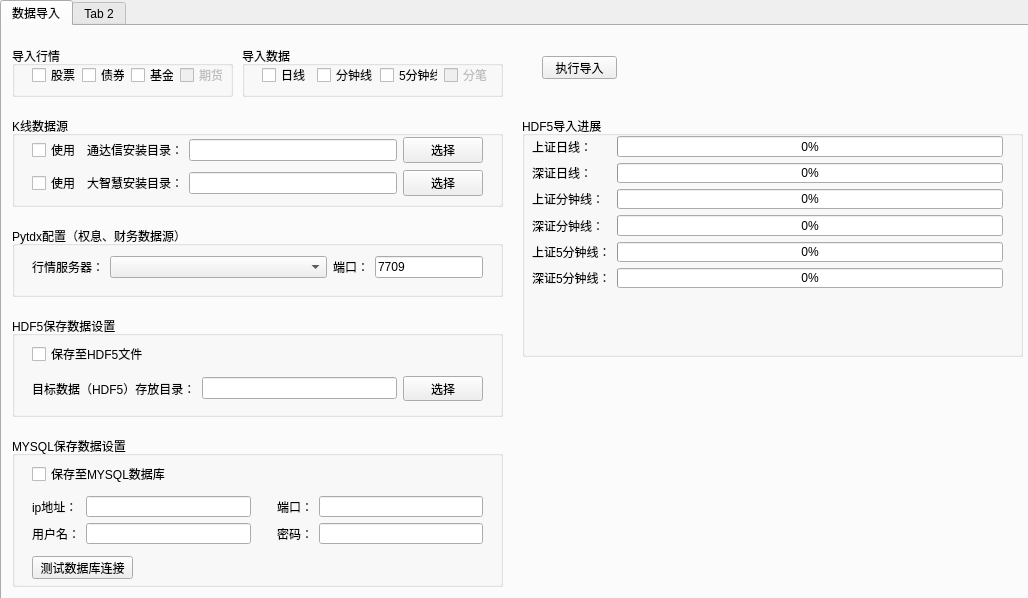
<?xml version="1.0" encoding="UTF-8"?>
<ui version="4.0">
 <class>MainWindow</class>
 <widget class="QMainWindow" name="MainWindow">
  <property name="geometry">
   <rect>
    <x>0</x>
    <y>0</y>
    <width>1028</width>
    <height>598</height>
   </rect>
  </property>
  <property name="windowTitle">
   <string>数据导入工具</string>
  </property>
  <widget class="QWidget" name="centralwidget">
   <widget class="QTabWidget" name="tabWidget">
    <property name="geometry">
     <rect>
      <x>0</x>
      <y>0</y>
      <width>1031</width>
      <height>601</height>
     </rect>
    </property>
    <property name="currentIndex">
     <number>0</number>
    </property>
    <widget class="QWidget" name="tab">
     <attribute name="title">
      <string>数据导入</string>
     </attribute>
     <widget class="QPushButton" name="start_import_pushButton">
      <property name="geometry">
       <rect>
        <x>540</x>
        <y>30</y>
        <width>75</width>
        <height>23</height>
       </rect>
      </property>
      <property name="text">
       <string>执行导入</string>
      </property>
     </widget>
     <widget class="QGroupBox" name="groupBox_2">
      <property name="geometry">
       <rect>
        <x>10</x>
        <y>90</y>
        <width>491</width>
        <height>91</height>
       </rect>
      </property>
      <property name="title">
       <string>K线数据源</string>
      </property>
      <widget class="QWidget" name="layoutWidget">
       <property name="geometry">
        <rect>
         <x>20</x>
         <y>20</y>
         <width>451</width>
         <height>61</height>
        </rect>
       </property>
       <layout class="QGridLayout" name="gridLayout_2">
        <item row="1" column="3">
         <widget class="QPushButton" name="select_dzh_dir_pushButton">
          <property name="text">
           <string>选择</string>
          </property>
         </widget>
        </item>
        <item row="1" column="1">
         <widget class="QLabel" name="label_3">
          <property name="text">
           <string>大智慧安装目录：</string>
          </property>
         </widget>
        </item>
        <item row="1" column="2">
         <widget class="QLineEdit" name="dzh_dir_lineEdit"/>
        </item>
        <item row="0" column="0">
         <widget class="QCheckBox" name="tdx_enable_checkBox">
          <property name="text">
           <string>使用</string>
          </property>
         </widget>
        </item>
        <item row="1" column="0">
         <widget class="QCheckBox" name="dzh_checkBox">
          <property name="text">
           <string>使用</string>
          </property>
         </widget>
        </item>
        <item row="0" column="1">
         <widget class="QLabel" name="label_2">
          <property name="text">
           <string>通达信安装目录：</string>
          </property>
         </widget>
        </item>
        <item row="0" column="2">
         <widget class="QLineEdit" name="tdx_dir_lineEdit"/>
        </item>
        <item row="0" column="3">
         <widget class="QPushButton" name="select_tdx_dir_pushButton">
          <property name="text">
           <string>选择</string>
          </property>
         </widget>
        </item>
       </layout>
      </widget>
     </widget>
     <widget class="QGroupBox" name="groupBox">
      <property name="geometry">
       <rect>
        <x>10</x>
        <y>200</y>
        <width>491</width>
        <height>71</height>
       </rect>
      </property>
      <property name="title">
       <string>Pytdx配置（权息、财务数据源）</string>
      </property>
      <widget class="QWidget" name="layoutWidget">
       <property name="geometry">
        <rect>
         <x>20</x>
         <y>30</y>
         <width>451</width>
         <height>22</height>
        </rect>
       </property>
       <layout class="QHBoxLayout" name="horizontalLayout" stretch="0,1,0,1">
        <property name="sizeConstraint">
         <enum>QLayout::SetDefaultConstraint</enum>
        </property>
        <item>
         <widget class="QLabel" name="label_10">
          <property name="text">
           <string>行情服务器：</string>
          </property>
         </widget>
        </item>
        <item>
         <widget class="QComboBox" name="tdx_servers_comboBox"/>
        </item>
        <item>
         <widget class="QLabel" name="label_11">
          <property name="text">
           <string>端口：</string>
          </property>
         </widget>
        </item>
        <item>
         <widget class="QLineEdit" name="tdx_port_lineEdit">
          <property name="sizePolicy">
           <sizepolicy hsizetype="Fixed" vsizetype="Fixed">
            <horstretch>0</horstretch>
            <verstretch>0</verstretch>
           </sizepolicy>
          </property>
          <property name="text">
           <string>7709</string>
          </property>
         </widget>
        </item>
       </layout>
      </widget>
     </widget>
     <widget class="QGroupBox" name="groupBox_3">
      <property name="geometry">
       <rect>
        <x>10</x>
        <y>290</y>
        <width>491</width>
        <height>101</height>
       </rect>
      </property>
      <property name="title">
       <string>HDF5保存数据设置</string>
      </property>
      <widget class="QWidget" name="layoutWidget">
       <property name="geometry">
        <rect>
         <x>20</x>
         <y>60</y>
         <width>451</width>
         <height>25</height>
        </rect>
       </property>
       <layout class="QGridLayout" name="gridLayout_3">
        <item row="0" column="1">
         <widget class="QLineEdit" name="hdf5_dir_lineEdit"/>
        </item>
        <item row="0" column="2">
         <widget class="QPushButton" name="hdf5_dir_pushButton">
          <property name="text">
           <string>选择</string>
          </property>
         </widget>
        </item>
        <item row="0" column="0">
         <widget class="QLabel" name="label">
          <property name="text">
           <string>目标数据（HDF5）存放目录：</string>
          </property>
         </widget>
        </item>
       </layout>
      </widget>
      <widget class="QCheckBox" name="hdf5_enable_checkBox">
       <property name="geometry">
        <rect>
         <x>20</x>
         <y>30</y>
         <width>121</width>
         <height>16</height>
        </rect>
       </property>
       <property name="text">
        <string>保存至HDF5文件</string>
       </property>
      </widget>
     </widget>
     <widget class="QGroupBox" name="groupBox_4">
      <property name="geometry">
       <rect>
        <x>10</x>
        <y>410</y>
        <width>491</width>
        <height>151</height>
       </rect>
      </property>
      <property name="title">
       <string>MYSQL保存数据设置</string>
      </property>
      <widget class="QCheckBox" name="mysql_enable_checkBox">
       <property name="geometry">
        <rect>
         <x>20</x>
         <y>30</y>
         <width>141</width>
         <height>16</height>
        </rect>
       </property>
       <property name="text">
        <string>保存至MYSQL数据库</string>
       </property>
      </widget>
      <widget class="QPushButton" name="pushButton_5">
       <property name="geometry">
        <rect>
         <x>20</x>
         <y>120</y>
         <width>101</width>
         <height>23</height>
        </rect>
       </property>
       <property name="text">
        <string>测试数据库连接</string>
       </property>
      </widget>
      <widget class="QWidget" name="layoutWidget">
       <property name="geometry">
        <rect>
         <x>20</x>
         <y>60</y>
         <width>451</width>
         <height>48</height>
        </rect>
       </property>
       <layout class="QGridLayout" name="gridLayout_4">
        <item row="1" column="4">
         <widget class="QLineEdit" name="mysql_pwd_lineEdit"/>
        </item>
        <item row="1" column="1">
         <widget class="QLineEdit" name="mysql_usr_lineEdit"/>
        </item>
        <item row="1" column="3">
         <widget class="QLabel" name="label_7">
          <property name="text">
           <string>密码：</string>
          </property>
         </widget>
        </item>
        <item row="0" column="1">
         <widget class="QLineEdit" name="mysql_host_lineEdit"/>
        </item>
        <item row="0" column="4">
         <widget class="QLineEdit" name="mysql_port_lineEdit"/>
        </item>
        <item row="0" column="0">
         <widget class="QLabel" name="label_4">
          <property name="text">
           <string>ip地址：</string>
          </property>
         </widget>
        </item>
        <item row="1" column="0">
         <widget class="QLabel" name="label_6">
          <property name="text">
           <string>用户名：</string>
          </property>
         </widget>
        </item>
        <item row="0" column="3">
         <widget class="QLabel" name="label_5">
          <property name="text">
           <string>端口：</string>
          </property>
         </widget>
        </item>
        <item row="0" column="2">
         <spacer name="horizontalSpacer_2">
          <property name="orientation">
           <enum>Qt::Horizontal</enum>
          </property>
          <property name="sizeType">
           <enum>QSizePolicy::Fixed</enum>
          </property>
          <property name="sizeHint" stdset="0">
           <size>
            <width>20</width>
            <height>0</height>
           </size>
          </property>
         </spacer>
        </item>
       </layout>
      </widget>
     </widget>
     <widget class="QGroupBox" name="groupBox_5">
      <property name="geometry">
       <rect>
        <x>520</x>
        <y>90</y>
        <width>501</width>
        <height>241</height>
       </rect>
      </property>
      <property name="title">
       <string>HDF5导入进展</string>
      </property>
      <widget class="QWidget" name="layoutWidget">
       <property name="geometry">
        <rect>
         <x>10</x>
         <y>20</y>
         <width>471</width>
         <height>152</height>
        </rect>
       </property>
       <layout class="QGridLayout" name="gridLayout">
        <item row="2" column="1">
         <widget class="QProgressBar" name="progressBar_3">
          <property name="value">
           <number>0</number>
          </property>
         </widget>
        </item>
        <item row="2" column="0">
         <widget class="QLabel" name="label_12">
          <property name="text">
           <string>上证分钟线：</string>
          </property>
         </widget>
        </item>
        <item row="1" column="1">
         <widget class="QProgressBar" name="progressBar_2">
          <property name="value">
           <number>0</number>
          </property>
         </widget>
        </item>
        <item row="0" column="1">
         <widget class="QProgressBar" name="progressBar">
          <property name="value">
           <number>0</number>
          </property>
         </widget>
        </item>
        <item row="1" column="0">
         <widget class="QLabel" name="label_9">
          <property name="text">
           <string>深证日线：</string>
          </property>
         </widget>
        </item>
        <item row="0" column="0">
         <widget class="QLabel" name="label_8">
          <property name="text">
           <string>上证日线：</string>
          </property>
         </widget>
        </item>
        <item row="4" column="0">
         <widget class="QLabel" name="label_14">
          <property name="text">
           <string>上证5分钟线：</string>
          </property>
         </widget>
        </item>
        <item row="3" column="0">
         <widget class="QLabel" name="label_13">
          <property name="text">
           <string>深证分钟线：</string>
          </property>
         </widget>
        </item>
        <item row="5" column="0">
         <widget class="QLabel" name="label_15">
          <property name="text">
           <string>深证5分钟线：</string>
          </property>
         </widget>
        </item>
        <item row="3" column="1">
         <widget class="QProgressBar" name="progressBar_4">
          <property name="value">
           <number>0</number>
          </property>
         </widget>
        </item>
        <item row="4" column="1">
         <widget class="QProgressBar" name="progressBar_5">
          <property name="value">
           <number>0</number>
          </property>
         </widget>
        </item>
        <item row="5" column="1">
         <widget class="QProgressBar" name="progressBar_6">
          <property name="value">
           <number>0</number>
          </property>
         </widget>
        </item>
       </layout>
      </widget>
     </widget>
     <widget class="QGroupBox" name="groupBox_6">
      <property name="geometry">
       <rect>
        <x>240</x>
        <y>20</y>
        <width>261</width>
        <height>51</height>
       </rect>
      </property>
      <property name="title">
       <string>导入数据</string>
      </property>
      <widget class="QWidget" name="">
       <property name="geometry">
        <rect>
         <x>20</x>
         <y>20</y>
         <width>231</width>
         <height>18</height>
        </rect>
       </property>
       <layout class="QHBoxLayout" name="horizontalLayout_2">
        <item>
         <widget class="QCheckBox" name="import_day_checkBox">
          <property name="text">
           <string>日线</string>
          </property>
         </widget>
        </item>
        <item>
         <widget class="QCheckBox" name="import_min_checkBox">
          <property name="text">
           <string>分钟线</string>
          </property>
         </widget>
        </item>
        <item>
         <widget class="QCheckBox" name="import_min5_checkBox">
          <property name="text">
           <string>5分钟线</string>
          </property>
         </widget>
        </item>
        <item>
         <widget class="QCheckBox" name="import_tick_checkBox">
          <property name="enabled">
           <bool>false</bool>
          </property>
          <property name="text">
           <string>分笔</string>
          </property>
         </widget>
        </item>
       </layout>
      </widget>
     </widget>
     <widget class="QGroupBox" name="groupBox_7">
      <property name="geometry">
       <rect>
        <x>10</x>
        <y>20</y>
        <width>221</width>
        <height>51</height>
       </rect>
      </property>
      <property name="title">
       <string>导入行情</string>
      </property>
      <widget class="QWidget" name="">
       <property name="geometry">
        <rect>
         <x>20</x>
         <y>20</y>
         <width>191</width>
         <height>18</height>
        </rect>
       </property>
       <layout class="QHBoxLayout" name="horizontalLayout_3">
        <item>
         <widget class="QCheckBox" name="import_stock_checkBox">
          <property name="text">
           <string>股票</string>
          </property>
         </widget>
        </item>
        <item>
         <widget class="QCheckBox" name="import_bond_checkBox">
          <property name="text">
           <string>债券</string>
          </property>
         </widget>
        </item>
        <item>
         <widget class="QCheckBox" name="import_fund_checkBox">
          <property name="text">
           <string>基金</string>
          </property>
         </widget>
        </item>
        <item>
         <widget class="QCheckBox" name="import_future_checkBox">
          <property name="enabled">
           <bool>false</bool>
          </property>
          <property name="text">
           <string>期货</string>
          </property>
         </widget>
        </item>
       </layout>
      </widget>
     </widget>
    </widget>
    <widget class="QWidget" name="tab_2">
     <attribute name="title">
      <string>Tab 2</string>
     </attribute>
    </widget>
   </widget>
  </widget>
 </widget>
 <resources/>
 <connections/>
</ui>
